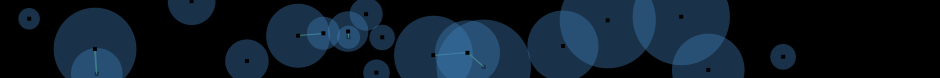
Frame 1 (no input)
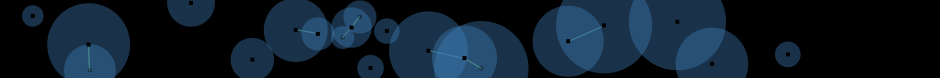
Frame 60 (the mouse pressed at the canvas centre just before this capture)
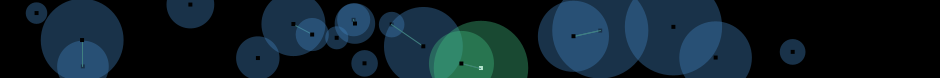
Frame 120 (the mouse held since frame 60 and released just before this capture)

The Processing sketch that drew these frames (run headless with seeded random() and noise(); from frame 60 on, the mouse is pressed at the canvas centre):

// Processing sketch: movingCirclesWithLines
// ── movingCirclesWithLines.pde
int count = 20;
// Set maximum and minimum circle size
int maxSize = 100;
int minSize = 20;
// Build float array to store circle properties
float[][] e = new float[count][5];
// Set size of dot in circle center
float ds=2;
// Set drag switch to false
boolean dragging=false;
// integers showing which circle (the first index in e) that's locked, and its position in relation to the mouse
int lockedCircle; 
int lockedOffsetX;
int lockedOffsetY;
// If user presses mouse...
void mousePressed () {
  // Look for a circle the mouse is in, then lock that circle to the mouse
  // Loop through all circles to find which one is locked
  for (int j=0;j< count;j++) {
    // If the circles are close...
    if (sq(e[j][0] - mouseX) + sq(e[j][1] - mouseY) < sq(e[j][2]/2)) {
      // Store data showing that this circle is locked, and where in relation to the cursor it was
      lockedCircle = j;
      lockedOffsetX = mouseX - (int)e[j][0];
      lockedOffsetY = mouseY - (int)e[j][1];
      // Break out of the loop because we found our circle
      dragging = true;
      break;
    }
  }
}
// If user releases mouse...
void mouseReleased() {
  // ..user is no-longer dragging
  dragging=false;
}

// Set up canvas
void setup() {
  // Frame rate
  frameRate(60);
  // Size of canvas (width,height)
  size(940, 78);
  // Stroke/line/border thickness
  strokeWeight(1);
  // Initiate array with random values for circles
  for (int j=0;j< count;j++) {
    e[j][0]=random(width); // X 
    e[j][1]=random(height); // Y
    e[j][2]=random(minSize, maxSize); // Radius        
    e[j][3]=random(-.12, .12); // X Speed
    e[j][4]=random(-.12, .12); // Y Speed
  }
}

// Begin main draw loop (called 25 times per second)
void draw() {
  // Fill background black
  background(0);
  // Begin looping through circle array
  for (int j=0;j< count;j++) {
    // Disable shape stroke/border
    noStroke();
    // Cache diameter and radius of current circle
    float radi=e[j][2];
    float diam=radi/2;
    if (sq(e[j][0] - mouseX) + sq(e[j][1] - mouseY) < sq(e[j][2]/2))
      fill(64, 187, 128, 100); // green if mouseover
    else
      fill(64, 128, 187, 100); // regular
    if ((lockedCircle == j && dragging)) {
      // Move the particle's coordinates to the mouse's position, minus its original offset
      e[j][0]=mouseX-lockedOffsetX;
      e[j][1]=mouseY-lockedOffsetY;
    }
    // Draw circle
    ellipse(e[j][0], e[j][1], radi, radi);
    // Move circle
    e[j][0]+=e[j][3];
    e[j][1]+=e[j][4];


    /* Wrap edges of canvas so circles leave the top
     and re-enter the bottom, etc... */
    if ( e[j][0] < -diam      ) { 
      e[j][0] = width+diam;
    } 
    if ( e[j][0] > width+diam ) { 
      e[j][0] = -diam;
    }
    if ( e[j][1] < 0-diam     ) { 
      e[j][1] = height+diam;
    }
    if ( e[j][1] > height+diam) { 
      e[j][1] = -diam;
    }

    // If current circle is selected...
    if ((lockedCircle == j && dragging)) {
      // Set fill color of center dot to white..
      fill(255, 255, 255, 255);
      // ..and set stroke color of line to green.
      stroke(128, 255, 0, 100);
    } 
    else {            
      // otherwise set center dot color to black.. 
      fill(0, 0, 0, 255);
      // and set line color to turquoise.
      stroke(64, 128, 128, 255);
    }

    // Loop through all circles
    for (int k=0;k< count;k++) {
      // If the circles are close...
      if ( sq(e[j][0] - e[k][0]) + sq(e[j][1] - e[k][1]) < sq(diam) ) {
        // Stroke a line from current circle to adjacent circle
        line(e[j][0], e[j][1], e[k][0], e[k][1]);
      }
    }
    // Turn off stroke/border
    noStroke();      
    // Draw dot in center of circle
    rect(e[j][0]-ds, e[j][1]-ds, ds*2, ds*2);
  }
}
